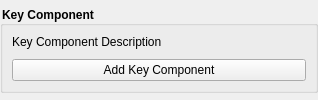
<?xml version="1.0" encoding="UTF-8"?>
<ui version="4.0">
 <class>KeyComponentWidget</class>
 <widget class="QWidget" name="KeyComponentWidget">
  <layout class="QVBoxLayout" name="verticalLayout_5">
   <property name="leftMargin">
    <number>0</number>
   </property>
   <property name="topMargin">
    <number>0</number>
   </property>
   <property name="rightMargin">
    <number>0</number>
   </property>
   <property name="bottomMargin">
    <number>0</number>
   </property>
   <item>
    <widget class="QGroupBox" name="groupBox">
     <property name="sizePolicy">
      <sizepolicy hsizetype="Preferred" vsizetype="Fixed">
       <horstretch>0</horstretch>
       <verstretch>0</verstretch>
      </sizepolicy>
     </property>
     <property name="styleSheet">
      <string notr="true">QGroupBox { font-weight: bold; }</string>
     </property>
     <property name="title">
      <string>Key Component</string>
     </property>
     <property name="flat">
      <bool>true</bool>
     </property>
     <layout class="QVBoxLayout" name="verticalLayout_4">
      <property name="spacing">
       <number>15</number>
      </property>
      <item>
       <widget class="QStackedWidget" name="stackedWidget">
        <property name="currentIndex">
         <number>0</number>
        </property>
        <widget class="QWidget" name="addPage">
         <property name="sizePolicy">
          <sizepolicy hsizetype="Preferred" vsizetype="Fixed">
           <horstretch>0</horstretch>
           <verstretch>0</verstretch>
          </sizepolicy>
         </property>
         <layout class="QVBoxLayout" name="verticalLayout">
          <property name="spacing">
           <number>10</number>
          </property>
          <property name="leftMargin">
           <number>0</number>
          </property>
          <property name="topMargin">
           <number>0</number>
          </property>
          <property name="rightMargin">
           <number>0</number>
          </property>
          <property name="bottomMargin">
           <number>0</number>
          </property>
          <item>
           <widget class="QLabel" name="componentDescription">
            <property name="text">
             <string>Key Component Description</string>
            </property>
            <property name="textFormat">
             <enum>Qt::RichText</enum>
            </property>
            <property name="openExternalLinks">
             <bool>true</bool>
            </property>
            <property name="textInteractionFlags">
             <set>Qt::LinksAccessibleByKeyboard|Qt::LinksAccessibleByMouse</set>
            </property>
           </widget>
          </item>
          <item>
           <widget class="QPushButton" name="addButton">
            <property name="text">
             <string notr="true">Add Key Component</string>
            </property>
           </widget>
          </item>
         </layout>
        </widget>
        <widget class="QWidget" name="editPage">
         <layout class="QVBoxLayout" name="verticalLayout_2" stretch="0,0">
          <property name="leftMargin">
           <number>0</number>
          </property>
          <property name="topMargin">
           <number>0</number>
          </property>
          <property name="rightMargin">
           <number>0</number>
          </property>
          <property name="bottomMargin">
           <number>0</number>
          </property>
          <item>
           <widget class="QWidget" name="componentWidgetContainer" native="true">
            <layout class="QVBoxLayout" name="componentWidgetLayout">
             <property name="leftMargin">
              <number>0</number>
             </property>
             <property name="topMargin">
              <number>0</number>
             </property>
             <property name="rightMargin">
              <number>0</number>
             </property>
             <property name="bottomMargin">
              <number>0</number>
             </property>
            </layout>
           </widget>
          </item>
          <item>
           <layout class="QHBoxLayout" name="horizontalLayout_2">
            <item>
             <spacer name="horizontalSpacer">
              <property name="orientation">
               <enum>Qt::Horizontal</enum>
              </property>
              <property name="sizeHint" stdset="0">
               <size>
                <width>40</width>
                <height>20</height>
               </size>
              </property>
             </spacer>
            </item>
            <item>
             <widget class="QPushButton" name="cancelButton">
              <property name="text">
               <string>Cancel</string>
              </property>
             </widget>
            </item>
           </layout>
          </item>
         </layout>
        </widget>
        <widget class="QWidget" name="changeOrRemovePage">
         <property name="sizePolicy">
          <sizepolicy hsizetype="Preferred" vsizetype="Fixed">
           <horstretch>0</horstretch>
           <verstretch>0</verstretch>
          </sizepolicy>
         </property>
         <layout class="QVBoxLayout" name="verticalLayout_3">
          <property name="spacing">
           <number>10</number>
          </property>
          <property name="leftMargin">
           <number>0</number>
          </property>
          <property name="topMargin">
           <number>0</number>
          </property>
          <property name="rightMargin">
           <number>0</number>
          </property>
          <property name="bottomMargin">
           <number>0</number>
          </property>
          <item>
           <widget class="QLabel" name="changeOrRemoveLabel">
            <property name="text">
             <string>Key Component set, click to change or remove</string>
            </property>
           </widget>
          </item>
          <item>
           <layout class="QHBoxLayout" name="horizontalLayout">
            <item>
             <widget class="QPushButton" name="changeButton">
              <property name="text">
               <string notr="true">Change Key Component</string>
              </property>
             </widget>
            </item>
            <item>
             <widget class="QPushButton" name="removeButton">
              <property name="text">
               <string notr="true">Remove Key Component</string>
              </property>
             </widget>
            </item>
           </layout>
          </item>
         </layout>
        </widget>
       </widget>
      </item>
     </layout>
    </widget>
   </item>
  </layout>
 </widget>
 <resources/>
 <connections/>
</ui>
